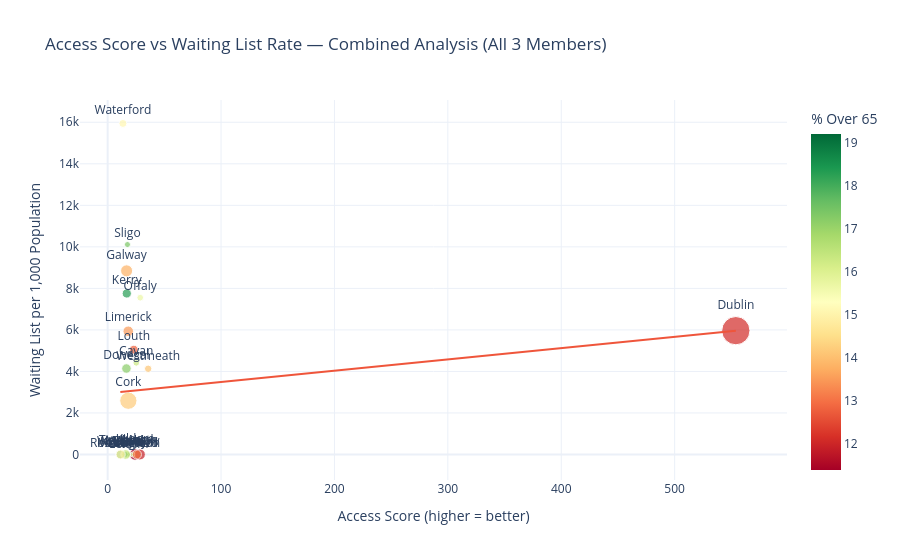

Source (notebook cell):
### Code cell
# Figure 4 — Access Score vs Waiting List Rate (combined analysis)
if 'wait_list_per_1000' in final_df.columns and 'access_score' in final_df.columns:
    plot_df = final_df.dropna(subset=['wait_list_per_1000','access_score'])
    if len(plot_df) > 0:
        fig4 = px.scatter(
            plot_df,
            x='access_score', y='wait_list_per_1000',
            text='county',
            size='total_population' if 'total_population' in plot_df.columns else None,
            color='pct_over_65' if 'pct_over_65' in plot_df.columns else None,
            color_continuous_scale='RdYlGn',
            trendline='ols',
            title='Access Score vs Waiting List Rate — Combined Analysis (All 3 Members)',
            labels={
                'access_score':       'Access Score (higher = better)',
                'wait_list_per_1000': 'Waiting List per 1,000 Population',
                'pct_over_65':        '% Over 65'
            },
            template='plotly_white'
        )
        fig4.update_traces(textposition='top center')
        fig4.write_html(str(OUT_DIR / 'fig4_access_vs_waits.html'))
        fig4.show()
        print('Figure 4 saved.')
    else:
        print('Not enough data for Figure 4 — run Members 1 & 2 first.')
else:
    # Fallback: plot access score vs distance
    fig4 = px.scatter(
        access_df, x='min_dist_km', y='access_score', text='county',
        title='Distance to Hospital vs Access Score by County',
        labels={'min_dist_km':'Distance to nearest hospital (km)','access_score':'Access Score'},
        template='plotly_white'
    )
    fig4.write_html(str(OUT_DIR / 'fig4_distance_vs_access.html'))
    fig4.show()
    print('Figure 4 saved (fallback version — run Members 1 & 2 for full version).')

### Figure 1 — Plotly figure (JSON) as saved in the notebook; plotly's stock layout.template omitted (floating-point values rounded to 4 significant figures)
{"data": [{"hovertemplate": "Access Score (higher = better)=%{x}<br>Waiting List per 1,000 Population=%{y}<br>total_population=%{marker.size}<br>county=%{text}<br>% Over 65=%{marker.color}<extra></extra>", "legendgroup": "", "marker": {"color": [14.3, 16.3, 15.5, 14.2, 17.2, 12.1, 13.8, 18.3, 11.4, 15.8, 13.6, 19.2, 13.5, 16.5, 12.8, 17.9, 11.9, 16.8, 15.7, 18.1, 17.4, 16.4, 15.1, 14.1, 14.9, 13.2], "coloraxis": "coloraxis", "size": [62150, 80145, 123054, 542868, 165636, 1458154, 264460, 155397, 246977, 107421, 91726, 36027, 203015, 47227, 144109, 131016, 220000, 63879, 81099, 69613, 67589, 167895, 116176, 100062, 160116, 153627], "sizemode": "area", "sizeref": 3645.0, "symbol": "circle"}, "mode": "markers+text", "name": "", "orientation": "v", "showlegend": false, "text": ["Carlow", "Cavan", "Clare", "Cork", "Donegal", "Dublin", "Galway", "Kerry", "Kildare", "Kilkenny", "Laois", "Leitrim", "Limerick", "Longford", "Louth", "Mayo", "Meath", "Monaghan", "Offaly", "Roscommon", "Sligo", "Tipperary", "Waterford", "Westmeath", "Wexford", "Wicklow"], "textposition": "top center", "type": "scatter", "x": [15.52, 25.24, 16.81, 18.26, 16.58, 554.0, 16.72, 16.88, 24.21, 14.13, 18.02, 18.56, 18.17, 22.23, 23.1, 11.19, 28.43, 17.19, 28.73, 15.37, 17.47, 15.87, 13.48, 35.73, 11.42, 25.79], "xaxis": "x", "y": [0.0, 4413.0, 0.0, 2589.0, 4141.0, 5964.0, 8844.0, 7755.0, 0.0, 0.0, 0.0, 0.0, 5936.0, 0.0, 5050.0, 0.0, 0.0, 0.0, 7552.0, 0.0, 10110.0, 0.0, 15940.0, 4129.0, 0.0, 0.0], "yaxis": "y"}, {"hovertemplate": "<b>OLS trendline</b><br>wait_list_per_1000 = 5.42907 * access_score + 2953.27<br>R<sup>2</sup>=0.018166<br><br>Access Score (higher = better)=%{x}<br>Waiting List per 1,000 Population=%{y} <b>(trend)</b><extra></extra>", "legendgroup": "", "marker": {"symbol": "circle"}, "mode": "lines", "name": "", "showlegend": false, "textposition": "top center", "type": "scatter", "x": [11.19, 11.42, 13.48, 14.13, 15.37, 15.52, 15.87, 16.58, 16.72, 16.81, 16.88, 17.19, 17.47, 18.02, 18.17, 18.26, 18.56, 22.23, 23.1, 24.21, 25.24, 25.79, 28.43, 28.73, 35.73, 554.0], "xaxis": "x", "y": [3014.0, 3015.0, 3026.0, 3030.0, 3037.0, 3038.0, 3039.0, 3043.0, 3044.0, 3045.0, 3045.0, 3047.0, 3048.0, 3051.0, 3052.0, 3052.0, 3054.0, 3074.0, 3079.0, 3085.0, 3090.0, 3093.0, 3108.0, 3109.0, 3147.0, 5961.0], "yaxis": "y"}], "layout": {"coloraxis": {"colorbar": {"title": {"text": "% Over 65"}}, "colorscale": [[0, "rgb(165,0,38)"], [0.1, "rgb(215,48,39)"], [0.2, "rgb(244,109,67)"], [0.3, "rgb(253,174,97)"], [0.4, "rgb(254,224,139)"], [0.5, "rgb(255,255,191)"], [0.6, "rgb(217,239,139)"], [0.7, "rgb(166,217,106)"], [0.8, "rgb(102,189,99)"], [0.9, "rgb(26,152,80)"], [1, "rgb(0,104,55)"]]}, "legend": {"itemsizing": "constant", "tracegroupgap": 0}, "title": {"text": "Access Score vs Waiting List Rate — Combined Analysis (All 3 Members)"}, "xaxis": {"anchor": "y", "domain": [0, 1], "title": {"text": "Access Score (higher = better)"}}, "yaxis": {"anchor": "x", "domain": [0, 1], "title": {"text": "Waiting List per 1,000 Population"}}}}
